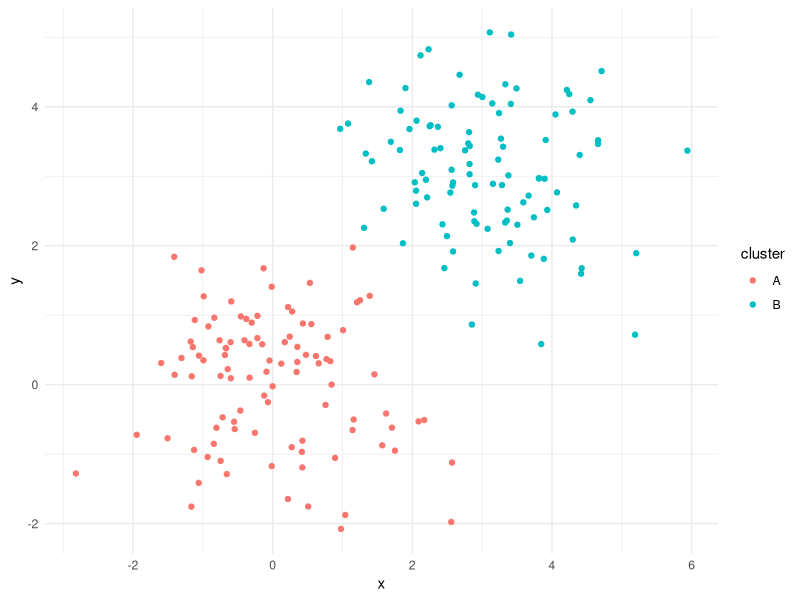

Generate this figure with R:
## ---- chunk 1
# Packages ----------------------------------------------------------------
library(tidyr)
library(plyr)
library(dplyr)
library(ggplot2)
library(gganimate)
## ---- chunk 2
# Generate Data -----------------------------------------------------------

# We generate some data using 2 different normal distributions

# data for cluster 1
c1_data <- data.frame("cluster" = "A",
                      "x" = rnorm(100,0,1),
                      "y" = rnorm(100,0,1))

c2_data <- data.frame("cluster" = "B",
                      "x" = rnorm(100,3,1),
                      "y" = rnorm(100,3,1))

# Join clusters together
data <- rbind(c1_data,
              c2_data)
## ---- chunk 3
# Plot
ggplot(data,aes(x = x, y = y, col = cluster)) +
  geom_point() +
  theme_minimal()
## ---- chunk 4
# Set Seed
set.seed(0216)

# shuffle data
data <- sample(data)

# remove cluster column in preperation for k-means algorithm
data <- data %>%
  dplyr::select(-cluster)
## ---- chunk 5
# K-Means Clustering ------------------------------------------------------

kMeansVersionRo <- function(data, k = 2, iterations = 10){
  
  # STEP 1: INITIALIZE LISTS
  
  # initialize means list
  means_list <- vector("list", length = iterations)
  
  # intiialize closest distances list
  closest_distances_list <- vector("list", length = iterations)

  # STEP 2: GET STARTING MEANS
  
  # Get starting means - from random sampled points in the data set
  means <- sample_n(data,
                    k,
                    replace = FALSE)

  
  # STEP 3: START K-MEANS PROCESS
  
  # Begin looping through iterations
  for (i in 1:iterations){
  
    # Put current means into means_list
    means_list[[i]] <- means %>%
      mutate(kmeanid = 1:k,
             Iteration = i)
    
    # Calculate Euclidean distance from each observation to each mean
    distances <- vector("list", length = k)
    
    for (j in 1:k){
      distances[[j]] <- ldply(apply(data,
                                    1,
                                    FUN = function(x){
                                      sqrt(rowSums((x - means[j,])^2))})) %>%
        mutate("kmeanid" = j)
    }
    
    # Pull together into one dataframe
    distances <- ldply(distances) %>%
      mutate(index = ((row_number() - 1) %/% k) + 1,
             index = rep(seq(nrow(data)), k)) %>%
      rename("Distance" = V1)
    
    # add index to data
    data_with_index <- data %>%
      mutate(index = seq(nrow(data)))
    
    # bolt on x and y values using the index
    distances <- merge(distances,
                       data_with_index,
                       by = "index")
    
    # Find min mean
    closest_distances <- distances %>%
      group_by(index) %>%
      filter(Distance == min(Distance)) %>%
      ungroup() %>%
      mutate(Iteration = i)
    
    # Store closest_distances
    closest_distances_list[[i]] <- closest_distances
    
    # Update means
    means <- closest_distances %>%
      dplyr::select(-c(index,Distance, Iteration)) %>%
      group_by(kmeanid) %>%
      summarise_all(.funs = mean) %>%
      ungroup() %>%
      dplyr::select(-kmeanid)
    
    # Print iteration number
    print(paste0("Iteration: ", i))

  }
  
  output <- list("means" = means_list,
                 "data" = closest_distances_list)
  
  
}
## ---- chunk 6
# Use function:
results <- kMeansVersionRo(data, k = 2, iterations = 5)
## ---- chunk 7
results$means[[5]]
## ---- chunk 8
# Data
plot_points <- ldply(results$data)

# Means
plot_means <- ldply(results$means)

# Take a look
head(plot_points)
head(plot_means)
## ---- chunk 9
# Plot
p <- ggplot() +
  geom_point(data = plot_points,
             aes(x = x,
                 y = y,
                 col = as.factor(kmeanid)),
             size = 2,
             alpha = 0.8,
             shape = 4) +
  geom_point(data = plot_means,
             aes(x = x,
                 y = y,
                 col = as.factor(kmeanid)),
             size = 5)+
  theme_minimal() +
  guides(col = guide_legend(title = "Cluster")) +
  theme(plot.title = element_text(size = 20))

# Animate plot by iteration
p + transition_manual(Iteration) + labs(title = "k-Means Iteration: {frame}")
